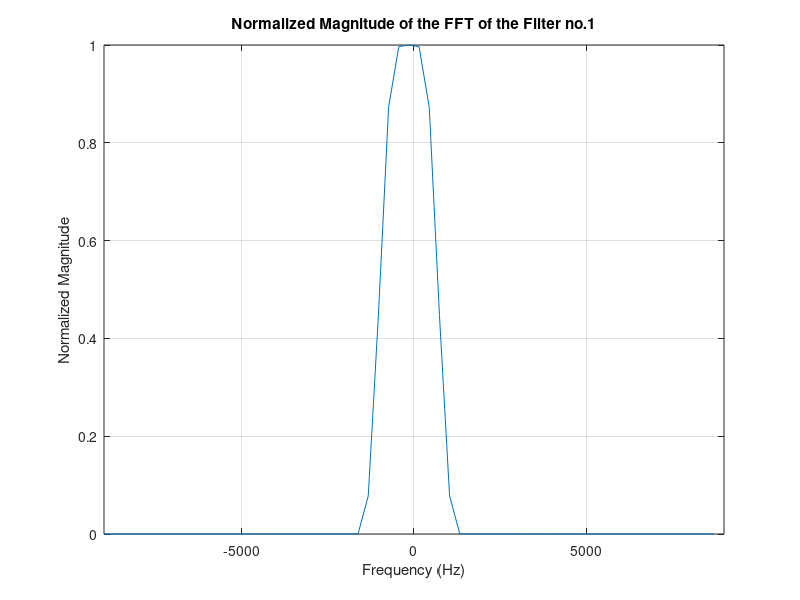

Here is the MATLAB script that generated this plot:
% Load the .mat file
data = load('filter_1.mat');

% Extract the signal
x = data.xx;

% Define the sample frequency
Fs = 18000; % Hz

% Perform FFT
N = length(x); % Length of the signal
X = fft(x); % Compute the FFT

% Shift the FFT and calculate the magnitude
X_shifted = fftshift(X);
magnitudeX = abs(X_shifted);

% Normalize the magnitude by dividing by the maximum value
magnitudeX = magnitudeX / max(magnitudeX);

% Calculate the frequency vector, shifted to center zero frequency
f = (-N/2:N/2-1) * (Fs / N);

% Plot the normalized magnitude of the FFT
figure;
plot(f, magnitudeX);
title('Normalized Magnitude of the FFT of the Filter no.1');
xlabel('Frequency (Hz)');
ylabel('Normalized Magnitude');
grid on;

% Limit the x-axis to the Nyquist frequency
xlim([-Fs/2 Fs/2]);
